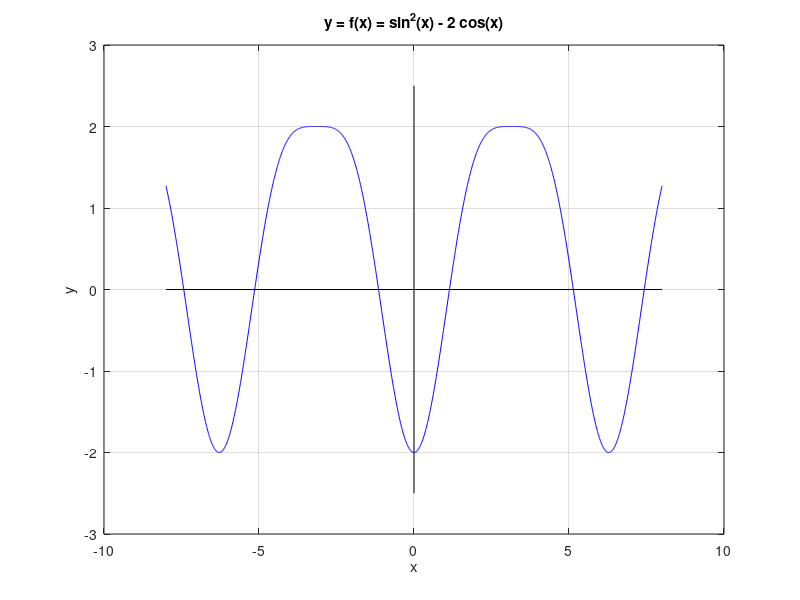

MATLAB code to generate this figure:
clf

% The graph of  y = sin^2(x) - 2 cos(x)

x = -8:0.01:8;
y = ( sin(x) ).^2 - 2* cos(x);
plot(x,y,'b')
hold on
grid on

% The x axis
x = linspace(-8,8,2);
y = 0.*x;
plot(x,y,'k')

% The y axis
y = linspace(-2.5,2.5,2);
x = 0*y;
plot(x,y,'k');

% The title and the labels
xlabel('x')
ylabel('y')
title('y = f(x) = sin^2(x) - 2 cos(x)')
